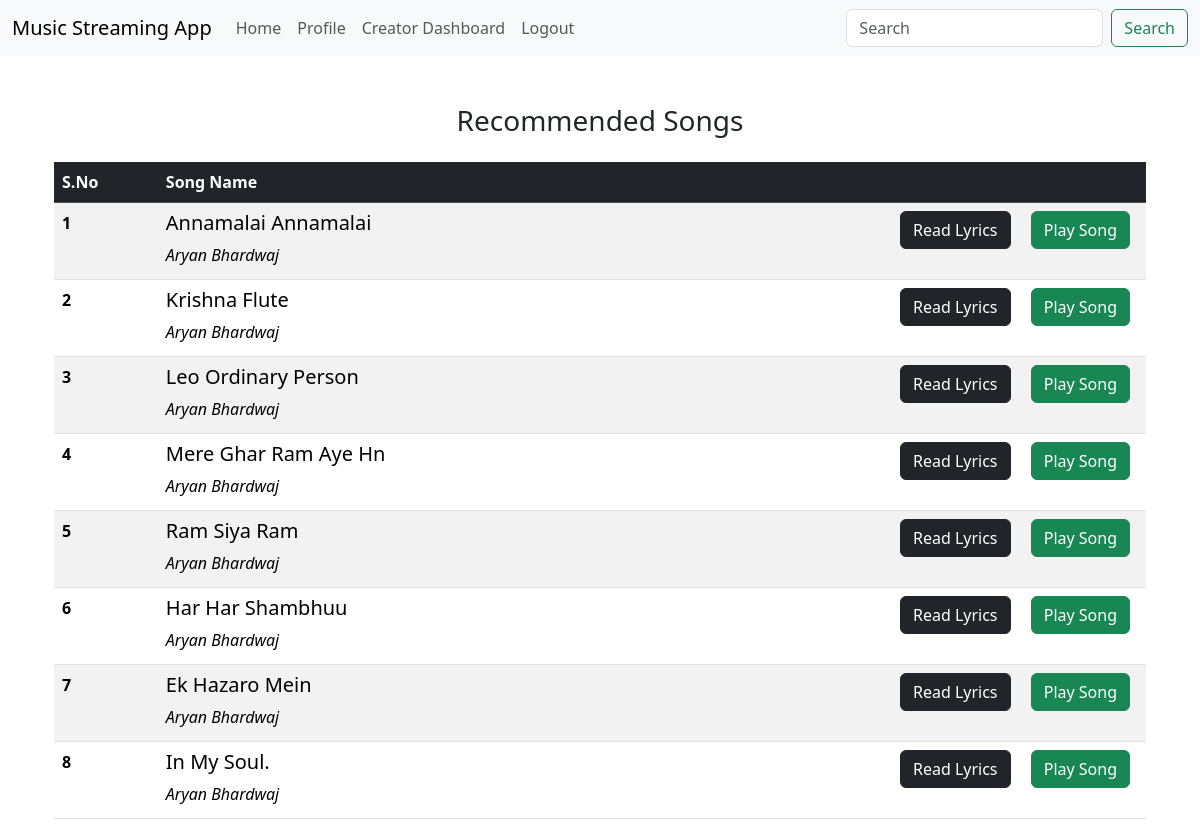
The app's page /recommended_songs (signed in) with its own data.
### website/models.py (models this page shows)
class Song(db.Model):
    __tablename__ = 'song'
    id = db.Column(db.Integer, primary_key=True, autoincrement=True)
    title = db.Column(db.String(255), nullable=False)
    artist_id = db.Column(db.Integer, db.ForeignKey('user.id'), nullable=False)
    release_date = db.Column(db.Date, nullable=False)
    genre = db.Column(db.String(50), nullable=False)
    album_id = db.Column(db.Integer, db.ForeignKey('album.id'))
    file_path = db.Column(db.String(255), nullable=False)
    lyrics = db.Column(db.Text)
    upload_date = db.Column(db.DateTime(timezone=True), default=func.now())
    playlists = relationship('Playlist', secondary='playlist_songs', back_populates='songs', lazy=True)
    ratings = relationship('Rating', back_populates='song', lazy=True)
    album = db.relationship('Album',secondary='album_songs', back_populates='songs', lazy=True)
    artist = db.relationship('User', back_populates='songs', lazy=True)
    is_flagged = db.Column(db.Boolean, default=False)

class User(db.Model, UserMixin):
    __tablename__ = 'user'
    id = db.Column(db.Integer, primary_key=True, autoincrement=True)
    firstname = db.Column(db.String(80), nullable=False)
    lastname = db.Column(db.String(80), nullable=False)
    email = db.Column(db.String(120), unique=True, nullable=False)
    password = db.Column(db.String(256), nullable=False)
    user_type = db.Column(db.String(80), nullable=False)
    is_blacklisted = db.Column(db.Boolean, default=False)
    registration_date = db.Column(
        db.DateTime(timezone=True), default=func.now())
    songs = relationship('Song', back_populates='artist', lazy=True)
    albums = relationship('Album', back_populates='artist', lazy=True)
    ratings = relationship('Rating', back_populates='user', lazy=True)

### website/controllers.py (the view)
@controllers.route('/recommended_songs')
@login_required
def recommended_songs():
    recommended_songs = Song.query.order_by(Song.upload_date.desc()).all()
    return render_template('recommended_songs.html', user=current_user, recommended_songs=recommended_songs)

### website/__init__.py (called while the page is built)
def create_app():
    app = Flask(__name__)
    app.config['SECRET_KEY'] = 'sjhfsdfkisjfdisnmf'
    app.config['SQLALCHEMY_DATABASE_URI'] = f'sqlite:///{DATABASE_NAME}'
    db.init_app(app)
    from .controllers import controllers
    from .auth import auth
    from .models import User
    app.register_blueprint(controllers, url_prefix='/')
    app.register_blueprint(auth, url_prefix='/')
    if not path.exists('instance/' + DATABASE_NAME):
        with app.app_context():
            db.create_all()
    login_manager = LoginManager()
    login_manager.login_view = 'auth.login'
    login_manager.init_app(app)
    @login_manager.user_loader
    def load_user(id):
        return User.query.get(int(id))
    return app

### website/templates/recommended_songs.html (shortened to what this page needs)
{% extends 'base.html' %}
{% block content %}
<div class="container mt-5">
    <h3 class="text-center mb-4">Recommended Songs</h3>
    <table class="table table-striped table-hover">
        <thead class="table-dark">
            <tr>
                <th scope="col">S.No</th>
                <th scope="col">Song Name</th>
                <th scope="col" class="text-end"></th>
            </tr>
        </thead>
        <tbody>
            {% for song in recommended_songs %}
                <tr>
                    <th scope="row">{{ loop.index }}</th>
                    <td>
                        <h5>{{ song.title }}</h5>
                        <p class="mb-1"><em>{{ song.artist.firstname }} {{ song.artist.lastname }}</em></p>
                    </td>
                    <td class="text-end">
                        <a href="{{ url_for('controllers.read_lyrics', song_id=song.id) }}" class="btn btn-dark mx-2">Read Lyrics</a>
                        <a href="{{ url_for('controllers.play_song', song_id=song.id) }}" class="btn btn-success mx-2">Play Song</a>
                    </td>
                </tr>
            {% endfor %}
        </tbody>
    </table>
</div>
{% endblock content %}

### records on screen
Song: title "Annamalai Annamalai", artist.firstname "Aryan", artist.lastname "Bhardwaj"
Song: title "Krishna Flute", artist.firstname "Aryan", artist.lastname "Bhardwaj"
Song: title "Leo Ordinary Person", artist.firstname "Aryan", artist.lastname "Bhardwaj"
Song: title "Mere Ghar Ram Aye Hn", artist.firstname "Aryan", artist.lastname "Bhardwaj"
Song: title "Ram Siya Ram", artist.firstname "Aryan", artist.lastname "Bhardwaj"
Song: title "Har Har Shambhuu", artist.firstname "Aryan", artist.lastname "Bhardwaj"
Song: title "Ek Hazaro Mein", artist.firstname "Aryan", artist.lastname "Bhardwaj"
Song: title "In My Soul.", artist.firstname "Aryan", artist.lastname "Bhardwaj"
